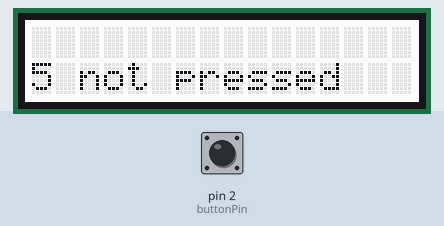
The sketch below on a simulated Arduino Uno, built with avr-gcc and run on an emulated ATmega328P. On the bench: 16×2 character LCD. The test bench sets the inputs (shaded band); at power-on: pin 2 (buttonPin) LOW.

Above: at 1.2 s.
1.3 s: pin 2 (buttonPin) pulled HIGH for 3.2 s
At 2.6 s:
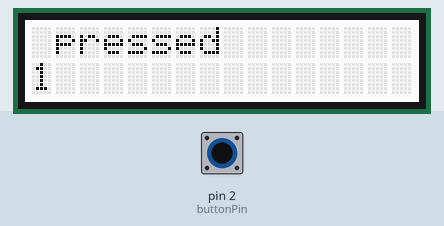
6.0 s: pin 2 (buttonPin) pulled HIGH for 0.5 s
At 7.2 s:
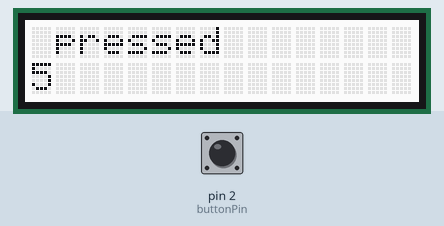
8.0 s: pin 2 (buttonPin) pulled HIGH for 1 s
At 9.5 s:
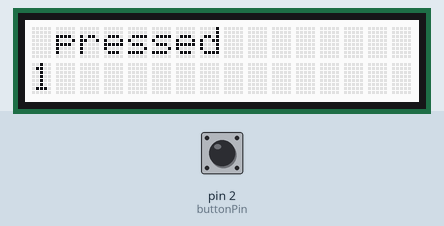
Timing chart, 0 to 11.0 s (numbered marks = the images above; inputs shaded):
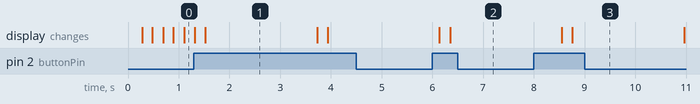

Measured:
- after the input at 1.3 s, the display: first differs from a run without the input after 0.22 s (image 1)
- what the display in image 1 shows lasts 2.2 s, from 1.5 s to 3.7 s

The sketch:

Buttonrolldice.ino
```cpp
/*
  Button

 Turns on and off a light emitting diode(LED) connected to digital
 pin 13, when pressing a pushbutton attached to pin 2.


 The circuit:
 * LED attached from pin 13 to ground
 * pushbutton attached to pin 2 from +5V
 * LCD is connected to the I2C

 * Note: on most Arduinos there is already an LED on the board
 attached to pin 13.

The numbers are displayed form 1 to 6 in fast manner, when the button is
pressed the number is displayed on the screen for 2 seconds and it continues.

 */
 #include <Wire.h>
#include "rgb_lcd.h"
rgb_lcd lcd;
const int colorR = 255;
const int colorG = 05;
const int colorB = 15;
// constants won't change. They're used here to
// set pin numbers:
const int buttonPin = 2;     // the number of the pushbutton pin
int counter = 0000;
// variables will change:
int buttonState = 0;         // variable for reading the pushbutton status

void setup() {
  // initialize the LED pin as an output:


  lcd.begin(16, 2);
  // initialize the pushbutton pin as an input:
  pinMode(buttonPin, INPUT);
}

void call()
{
  //;
  counter= counter+1;
  delay(0300);
    lcd.setCursor(0, 1);
    delay(010);

   if(counter >= 7)
    {
    counter = 1;
    return;

    }
}


void loop() {
  // read the state of the pushbutton value:
  buttonState = digitalRead(buttonPin);

  // check if the pushbutton is pressed.
  // if it is, the buttonState is HIGH:

    call();
    lcd.print(counter);


  if(buttonState == HIGH) {

    lcd.setCursor(1, 0);

     lcd.print("pressed");

     call();

     delay(2000);

     lcd.clear();

  }
  else {


    lcd.print(" not pressed");

    call();

     lcd.clear();
  }
}
```
